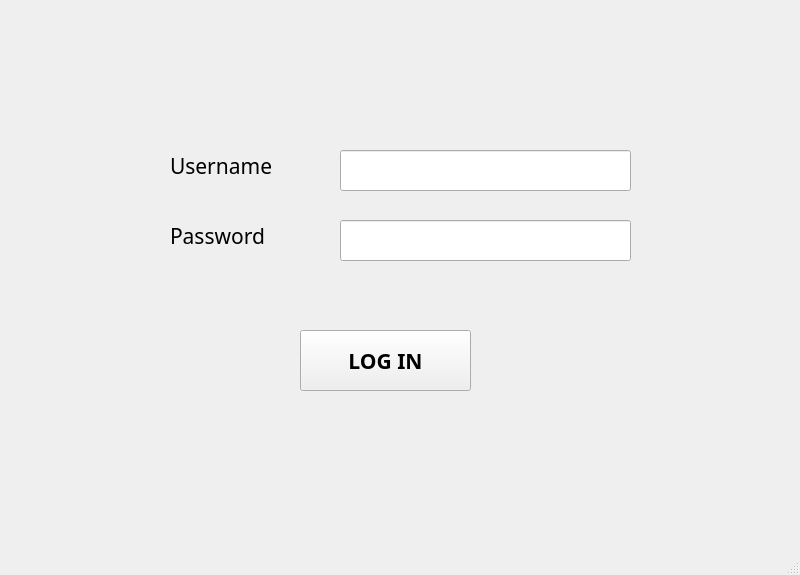
<?xml version="1.0" encoding="UTF-8"?>
<ui version="4.0">
 <class>MainWindow</class>
 <widget class="QMainWindow" name="MainWindow">
  <property name="geometry">
   <rect>
    <x>0</x>
    <y>0</y>
    <width>800</width>
    <height>575</height>
   </rect>
  </property>
  <property name="windowTitle">
   <string>MainWindow</string>
  </property>
  <widget class="QWidget" name="centralwidget">
   <widget class="QLabel" name="label">
    <property name="geometry">
     <rect>
      <x>170</x>
      <y>140</y>
      <width>161</width>
      <height>51</height>
     </rect>
    </property>
    <property name="font">
     <font>
      <family>Montserrat</family>
      <pointsize>16</pointsize>
     </font>
    </property>
    <property name="text">
     <string>Username</string>
    </property>
   </widget>
   <widget class="QLabel" name="label_2">
    <property name="geometry">
     <rect>
      <x>170</x>
      <y>210</y>
      <width>161</width>
      <height>51</height>
     </rect>
    </property>
    <property name="font">
     <font>
      <family>Montserrat</family>
      <pointsize>16</pointsize>
     </font>
    </property>
    <property name="text">
     <string>Password</string>
    </property>
   </widget>
   <widget class="QLineEdit" name="lineEdit">
    <property name="geometry">
     <rect>
      <x>340</x>
      <y>150</y>
      <width>291</width>
      <height>41</height>
     </rect>
    </property>
   </widget>
   <widget class="QLineEdit" name="lineEdit_2">
    <property name="geometry">
     <rect>
      <x>340</x>
      <y>220</y>
      <width>291</width>
      <height>41</height>
     </rect>
    </property>
    <property name="echoMode">
     <enum>QLineEdit::Password</enum>
    </property>
   </widget>
   <widget class="QPushButton" name="pushButton">
    <property name="geometry">
     <rect>
      <x>300</x>
      <y>330</y>
      <width>171</width>
      <height>61</height>
     </rect>
    </property>
    <property name="font">
     <font>
      <family>Montserrat</family>
      <pointsize>16</pointsize>
      <weight>75</weight>
      <bold>true</bold>
     </font>
    </property>
    <property name="text">
     <string>LOG IN</string>
    </property>
   </widget>
  </widget>
  <widget class="QStatusBar" name="statusbar"/>
 </widget>
 <resources/>
 <connections/>
</ui>
